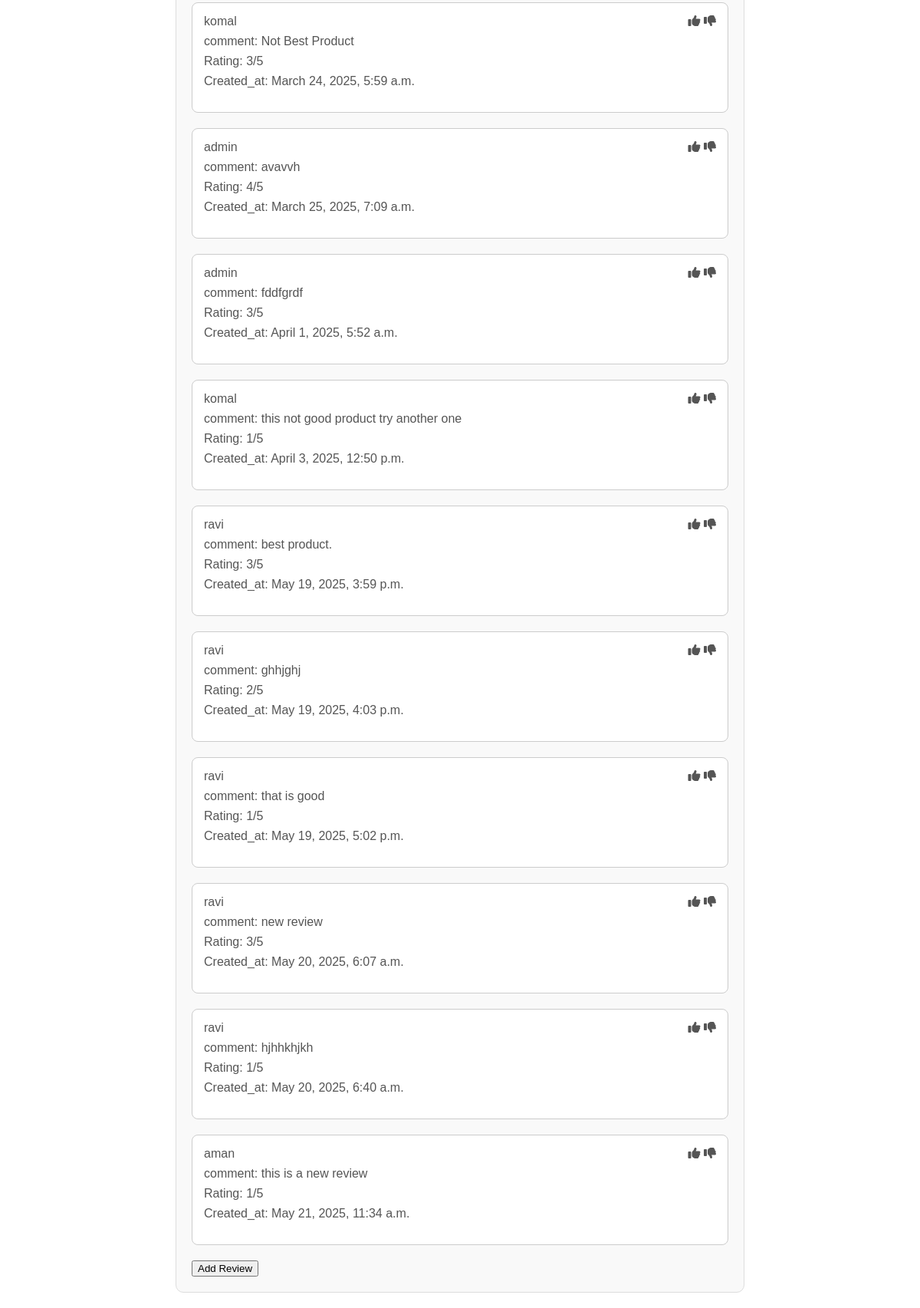
The app's page /pro_detail/1/ (lower part), older data.
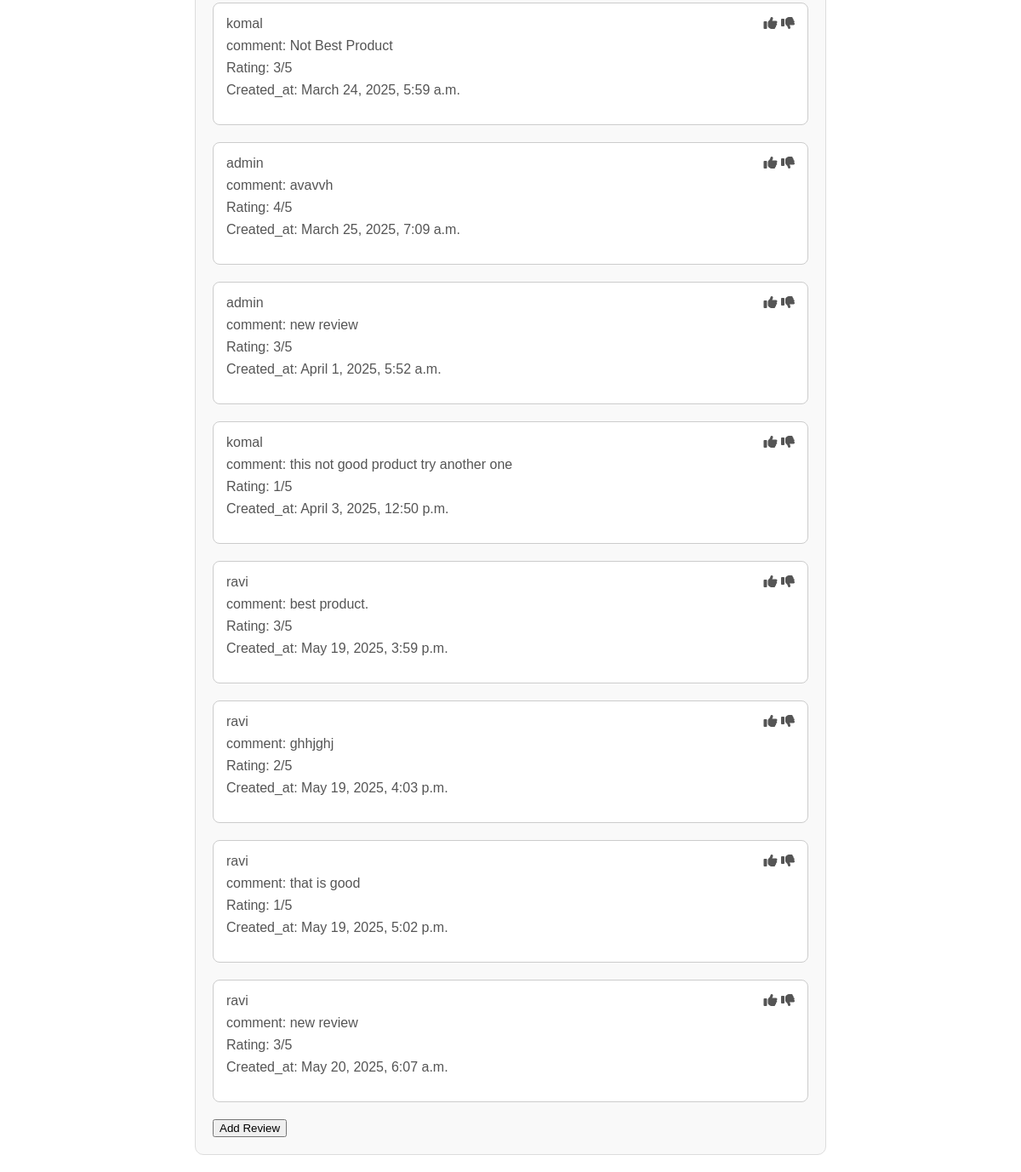
The same page, newer data.
### app/models.py (models this page shows)
class Reviews(models.Model):
    product = models.ForeignKey(Product, related_name='reviews', on_delete=models.CASCADE)
    user = models.ForeignKey(User, related_name='reviews', on_delete=models.CASCADE)
    rating = models.IntegerField(choices=[(i, i) for i in range(1, 6)])  # Ratings from 1 to 5
    comment = models.TextField(blank=True, null=True)
    created_at = models.DateTimeField(auto_now_add=True)

### app/views.py (the view)
# urls.py: path('pro_detail/<int:id>/',pro_detail),
def pro_detail(request,id):
    product = get_object_or_404(Product, id=id)
    is_in_cart = Cart.objects.filter(user=request.user, product=product).exists() if request.user.is_authenticated else False
    return render(request, 'pro_detail.html', {'product':product})

### app/context_processors.py (called while the page is built)
def cart_count(request):
    if request.user.is_authenticated:
        return {'cart_items_count': Cart.objects.filter(user=request.user).count()}
    return {'cart_items_count': 0}

### app/templatetags/math_filter.py (called while the page is built)
@register.filter(name='string_to_list')
def stringToList(value,args):
    try:
        return ast.literal_eval(value)
    except (ValueError, TypeError):
        return ""

### Template/pro_detail.html (shortened to what this page needs)
{% include 'navbar.html' %}
{% load static %}
{% load math_filter %}
<!DOCTYPE html>
<html lang="en">
<head>
    <link rel="stylesheet" href="{% static 'home.css' %}">
    <link rel="stylesheet" href="https://cdnjs.cloudflare.com/ajax/libs/font-awesome/6.7.2/css/all.min.css"
 />
</head>
<body>
    <div class="nav-margin">
        <div class="review">
            {% for r in product.reviews.all %}
            <div class="review-card flex justify-between">
                <div >
                    <div>
                        {{r.user}} <br>
                    </div>
                    <div>
                        comment: {{r.comment}} <br>
                    </div>
                    <div>
                        Rating: {{r.rating}}/5 <br>
                    </div>
                    <div>
                    Created_at: {{r.created_at}} <br>
                    </div>
                </div>
                <div>
                    <i class="fa-solid fa-thumbs-up"></i> <i class="fa-solid fa-thumbs-down"></i>
                </div>
            </div>
            {% endfor %}
            <button id="add-reviews">Add Review</a></button>
        </div>
    </div>
</body>
</html>

Row changes from the older to the newer data that the page shows:
removed Reviews: user "ravi", comment "hjhhkhjkh", rating "1", created_at "May 20, 2025, 6:40 a.m."
removed Reviews: user "aman", comment "this is a new review", rating "1", created_at "May 21, 2025, 11:34 a.m."
changed Reviews "April 1, 2025, 5:52 a.m.": comment "fddfgrdf" → "new review"
